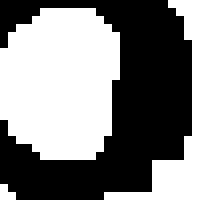
#> input picture tests/curvatures.tif, 25 x 25 px (shown 8 times larger)
$ python -i distance_transform_detection.py   (imports and definitions only)
#> lines starting #> are read from the running program, lines starting #| are printed output that depends on the picture; after the words box and inside, x2 and y2 are one past the last pixel; in counts of white or black regions, pixels touching at a corner belong together
#> `picture = cv2.imread('../tests/curvatures.tif', cv2.IMREAD_GRAYSCALE)`: picture: shape (25, 25); 49.4% white; 3 white regions (1 under 20 px), largest, box (x1, y1, x2, y2) and area: (0, 1, 15, 20) 239, (13, 0, 25, 25) 67
import cv2
import numpy as np
import skimage.feature
from numpy import ndarray
from matplotlib import pyplot


def perform(image: ndarray, min_intensity: float = 0.6, show_results: bool = False, **kwargs):
#> called with min_intensity = 0.6, show_results = False
    cvuint8 = cv2.convertScaleAbs(image, alpha=256 / image.max(), beta=0)
    ret, thresh = cv2.threshold(cvuint8, int(min_intensity * 255), 256, cv2.THRESH_BINARY)
#> ret = 153

    # noise removal
    kernel = np.ones((3, 3), np.uint8)
    opening = cv2.morphologyEx(thresh, cv2.MORPH_OPEN, kernel, iterations=2)
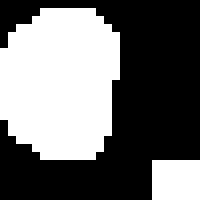
#> opening: shape (25, 25) (shown 8 times larger); 43% white; 2 white regions, box (x1, y1, x2, y2) and area: (0, 1, 15, 20) 239, (19, 20, 25, 25) 30

    # Finding sure foreground area
    dist_transform = cv2.distanceTransform(opening, cv2.DIST_L2, 5)
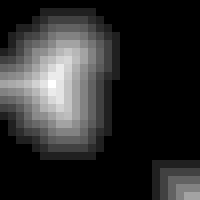
#> dist_transform: shape (25, 25) float32 (shown 8 times larger); min 0, max 7.8, mean 1.37; drawn with min black and max white

    blur = cv2.GaussianBlur(dist_transform, (0, 0), 4)
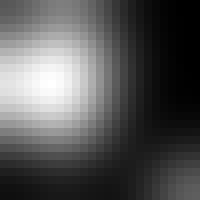
#> blur: shape (25, 25) float32 (shown 8 times larger); min 0.0139, max 4.11, mean 1.41; drawn with min black and max white
    local_maxima = skimage.feature.peak_local_max(blur, min_distance=4)
#> local_maxima = [[10, 6]]

    if show_results:
        pyplot.figure()
        pyplot.title("Original")
        pyplot.imshow(cvuint8, cmap="binary")
        pyplot.plot(local_maxima[:, 1], local_maxima[:, 0], 'o', color='red')
        pyplot.figure()
        pyplot.title("Thresholded")
        pyplot.imshow(thresh)
        pyplot.figure()
        pyplot.title("Distance transform")
        pyplot.imshow(dist_transform)
        pyplot.figure()
        pyplot.title("Blurred distance transform")
        pyplot.imshow(blur)
        pyplot.show()
    else:
        return local_maxima

>>> import cv2
>>> picture = cv2.imread('../tests/curvatures.tif', cv2.IMREAD_GRAYSCALE)
>>> result = perform(picture)
#> result = [[10, 6]]
